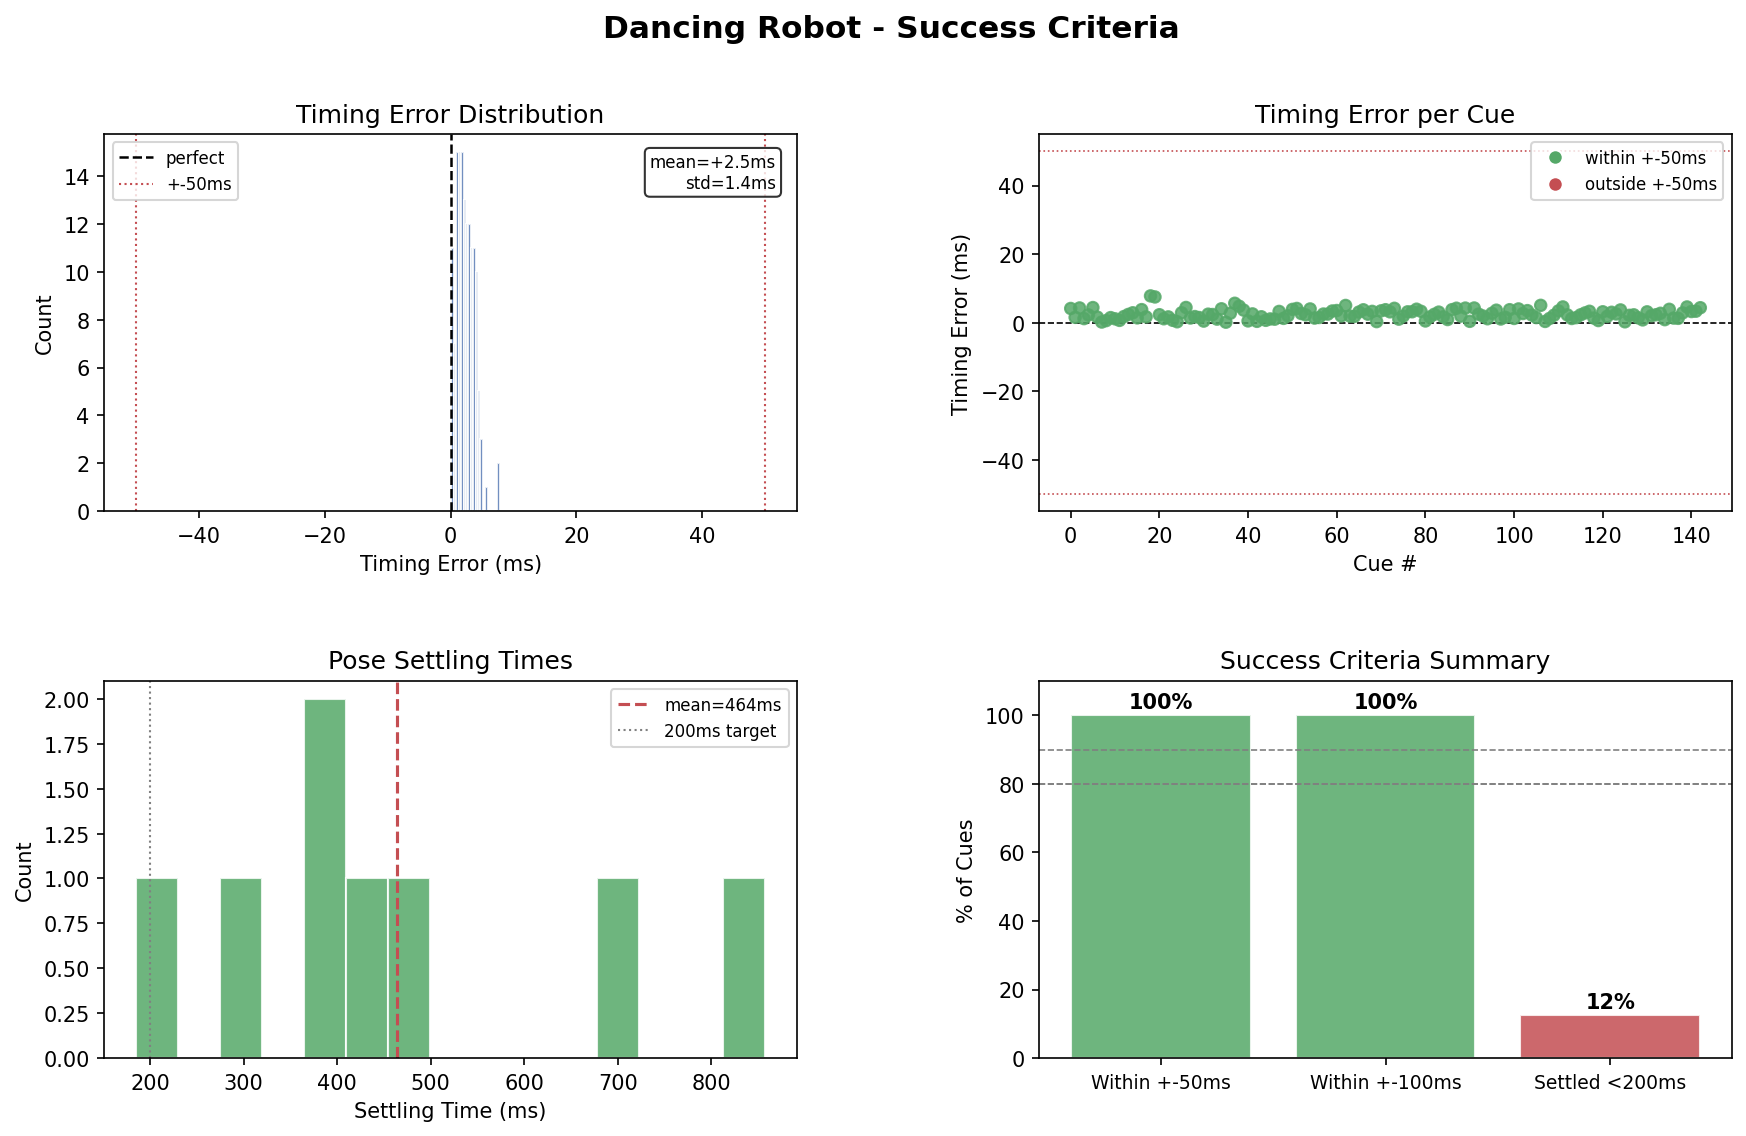

Recreate this plot in Python.
"""
Success Criteria Analysis
-------------------------
    This file was generated by Claude Sonnet 4.6. We prompted it with:
        Create a success criteria  file that analyzes the motion quality and musical alignment of our dancing robot
        to the timed beats. Be sure to include visual plots.
"""

import numpy as np


def _flatten_obs(obs, n):
    """Safely flatten obs whether it's a dict, list, or array, then take first n elements."""
    if isinstance(obs, dict):
        arr = np.concatenate([np.array(v).flatten() for v in obs.values()])
    else:
        arr = np.array(obs).flatten()
    return arr[:n]


class SuccessTracker:
    def __init__(self, n_joints=12, settling_threshold_rad=0.05):
        self.n_joints = n_joints
        self.settling_threshold = settling_threshold_rad

        # musical alignment
        self.timing_errors_ms = []

        # motion quality
        self.settling_times_ms = []
        self._settling_start = None
        self._current_target = None
        self._settled = False

    def log_cue(self, target_time, actual_time, target_action=None):
        """Call when a new cue fires."""
        self.timing_errors_ms.append((actual_time - target_time) * 1000)

        if target_action is not None:
            action_arr = np.array(target_action).flatten()
            self._current_target = action_arr[:self.n_joints]
            self._settling_start = actual_time
            self._settled = False

    def log_step(self, obs, current_action, current_time=None):
        """Call every env step."""
        if self._current_target is None or self._settled:
            return

        positions = _flatten_obs(obs, self.n_joints)
        error = np.max(np.abs(positions - self._current_target))

        if error < self.settling_threshold:
            if current_time is not None and self._settling_start is not None:
                self.settling_times_ms.append((current_time - self._settling_start) * 1000)
            self._settled = True

    def report(self, save_path="success_criteria.png"):
        """Print success criteria and save plots to file."""

        # use non-interactive backend — safe to call from any thread / finally block
        import matplotlib
        matplotlib.use("agg")
        import matplotlib.pyplot as plt
        import matplotlib.gridspec as gridspec
        from matplotlib.lines import Line2D

        has_timing   = bool(self.timing_errors_ms)
        has_settling = bool(self.settling_times_ms)

        # ── Console output ─────────────────────────────────────────────
        print("\n========== SUCCESS CRITERIA ==========")

        print("\n[ Musical Alignment ]")
        if has_timing:
            errors   = self.timing_errors_ms
            mean_err = np.mean(errors)
            std_err  = np.std(errors)
            pct_50   = sum(abs(e) <= 50  for e in errors) / len(errors) * 100
            pct_100  = sum(abs(e) <= 100 for e in errors) / len(errors) * 100
            print(f"  Total cues:         {len(errors)}")
            print(f"  Mean timing error:  {mean_err:+.1f} ms  {'(running late)' if mean_err > 0 else '(running early)'}")
            print(f"  Std dev:            {std_err:.1f} ms")
            print(f"  Within +-50ms:      {pct_50:.1f}%  {'pass' if pct_50 >= 80 else 'FAIL'}  (target: 80%)")
            print(f"  Within +-100ms:     {pct_100:.1f}%")
        else:
            print("  No cue data recorded.")

        print("\n[ Motion Quality ]")
        if has_settling:
            mean_settle = np.mean(self.settling_times_ms)
            print(f"  Mean settling time: {mean_settle:.0f} ms  {'pass' if mean_settle < 200 else 'FAIL'}  (target: <200ms)")
            print(f"  Poses that settled: {len(self.settling_times_ms)}")
        else:
            print("  No settling data (pass target_action to log_cue and current_time to log_step).")

        print("\n======================================\n")

        if not has_timing and not has_settling:
            print("No data to plot.")
            return

        # ── Colours ────────────────────────────────────────────────────
        BLUE  = "#4C72B0"
        GREEN = "#55A868"
        RED   = "#C44E52"

        fig = plt.figure(figsize=(14, 8))
        fig.suptitle("Dancing Robot - Success Criteria", fontsize=15, fontweight="bold")
        gs = gridspec.GridSpec(2, 2, figure=fig, hspace=0.45, wspace=0.35)

        # ── 1. Timing error histogram ──────────────────────────────────
        ax1 = fig.add_subplot(gs[0, 0])
        if has_timing:
            errors = self.timing_errors_ms
            ax1.hist(errors, bins=20, color=BLUE, edgecolor="white", alpha=0.85)
            ax1.axvline(0,   color="black", linewidth=1.2, linestyle="--", label="perfect")
            ax1.axvline(-50, color=RED,     linewidth=1,   linestyle=":",  label="+-50ms")
            ax1.axvline( 50, color=RED,     linewidth=1,   linestyle=":")
            ax1.set_xlabel("Timing Error (ms)")
            ax1.set_ylabel("Count")
            ax1.set_title("Timing Error Distribution")
            ax1.legend(fontsize=8)
            ax1.text(0.97, 0.95,
                     f"mean={np.mean(errors):+.1f}ms\nstd={np.std(errors):.1f}ms",
                     transform=ax1.transAxes, ha="right", va="top", fontsize=8,
                     bbox=dict(boxstyle="round,pad=0.3", facecolor="white", alpha=0.8))
        else:
            ax1.text(0.5, 0.5, "No timing data", ha="center", va="center",
                     transform=ax1.transAxes, color="grey")
            ax1.set_title("Timing Error Distribution")

        # ── 2. Timing error per cue (scatter) ─────────────────────────
        ax2 = fig.add_subplot(gs[0, 1])
        if has_timing:
            errors = self.timing_errors_ms
            idx    = list(range(len(errors)))
            colors = [GREEN if abs(e) <= 50 else RED for e in errors]
            ax2.scatter(idx, errors, c=colors, s=30, alpha=0.85, zorder=3)
            ax2.axhline( 0,  color="black", linewidth=0.8, linestyle="--")
            ax2.axhline( 50, color=RED,     linewidth=0.8, linestyle=":")
            ax2.axhline(-50, color=RED,     linewidth=0.8, linestyle=":")
            ax2.set_xlabel("Cue #")
            ax2.set_ylabel("Timing Error (ms)")
            ax2.set_title("Timing Error per Cue")
            ax2.legend(handles=[
                Line2D([0],[0], marker="o", color="w", markerfacecolor=GREEN, markersize=7, label="within +-50ms"),
                Line2D([0],[0], marker="o", color="w", markerfacecolor=RED,   markersize=7, label="outside +-50ms"),
            ], fontsize=8)
        else:
            ax2.text(0.5, 0.5, "No timing data", ha="center", va="center",
                     transform=ax2.transAxes, color="grey")
            ax2.set_title("Timing Error per Cue")

        # ── 3. Settling time histogram ─────────────────────────────────
        ax3 = fig.add_subplot(gs[1, 0])
        if has_settling:
            stimes = self.settling_times_ms
            ax3.hist(stimes, bins=15, color=GREEN, edgecolor="white", alpha=0.85)
            mean_s = np.mean(stimes)
            ax3.axvline(mean_s, color=RED,   linewidth=1.5, linestyle="--", label=f"mean={mean_s:.0f}ms")
            ax3.axvline(200,    color="grey", linewidth=1,   linestyle=":",  label="200ms target")
            ax3.set_xlabel("Settling Time (ms)")
            ax3.set_ylabel("Count")
            ax3.set_title("Pose Settling Times")
            ax3.legend(fontsize=8)
        else:
            ax3.text(0.5, 0.5, "No settling data", ha="center", va="center",
                     transform=ax3.transAxes, color="grey")
            ax3.set_title("Pose Settling Times")

        # ── 4. Summary bar chart ───────────────────────────────────────
        ax4 = fig.add_subplot(gs[1, 1])
        labels, values, targets, bar_colors = [], [], [], []

        if has_timing:
            errors  = self.timing_errors_ms
            pct_50  = sum(abs(e) <= 50  for e in errors) / len(errors) * 100
            pct_100 = sum(abs(e) <= 100 for e in errors) / len(errors) * 100
            labels     += ["Within +-50ms", "Within +-100ms"]
            values     += [pct_50, pct_100]
            targets    += [80, 90]
            bar_colors += [GREEN if pct_50 >= 80 else RED, GREEN if pct_100 >= 90 else RED]

        if has_settling:
            pct_fast = sum(s <= 200 for s in self.settling_times_ms) / len(self.settling_times_ms) * 100
            labels     += ["Settled <200ms"]
            values     += [pct_fast]
            targets    += [80]
            bar_colors += [GREEN if pct_fast >= 80 else RED]

        bars = ax4.bar(labels, values, color=bar_colors, edgecolor="white", alpha=0.85)
        for bar, val, tgt in zip(bars, values, targets):
            ax4.text(bar.get_x() + bar.get_width() / 2, bar.get_height() + 1,
                     f"{val:.0f}%", ha="center", va="bottom", fontsize=10, fontweight="bold")
            ax4.axhline(tgt, color="grey", linewidth=0.8, linestyle="--")
        ax4.set_ylim(0, 110)
        ax4.set_ylabel("% of Cues")
        ax4.set_title("Success Criteria Summary")
        ax4.tick_params(axis="x", labelsize=9)

        plt.savefig(save_path, dpi=150, bbox_inches="tight", facecolor="white")
        plt.close()
        print(f"Plot saved to {save_path}")
